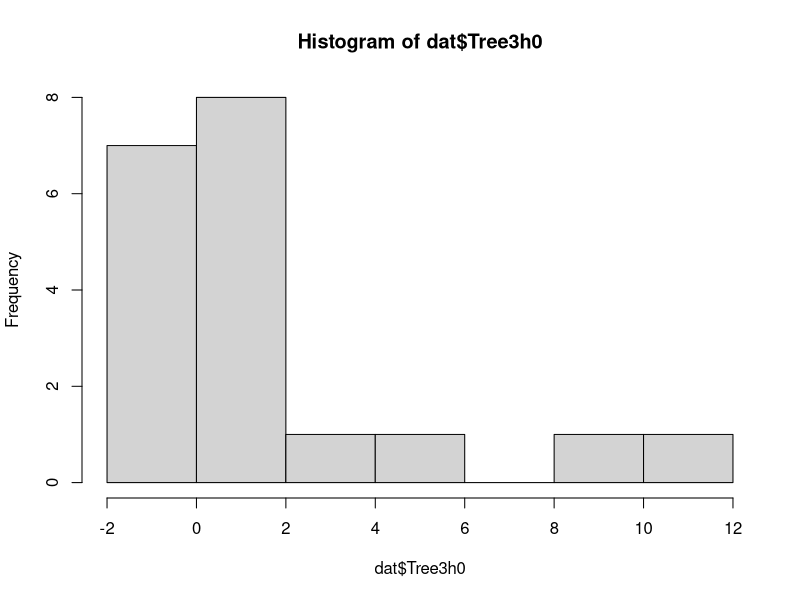

Write the R code that produced this figure.
## ---- chunk 1
knitr::opts_chunk$set(echo = FALSE)
## ---- chunk 2
knitr::opts_chunk$set(echo = TRUE)
## ---- chunk 3
dat<- read.csv("n2oR.csv", header = TRUE)
## ---- chunk 4
  head(dat)
## ---- chunk 5
str(dat)
## ---- chunk 6
  hist(dat$Tree3h0)
## ---- chunk 7

